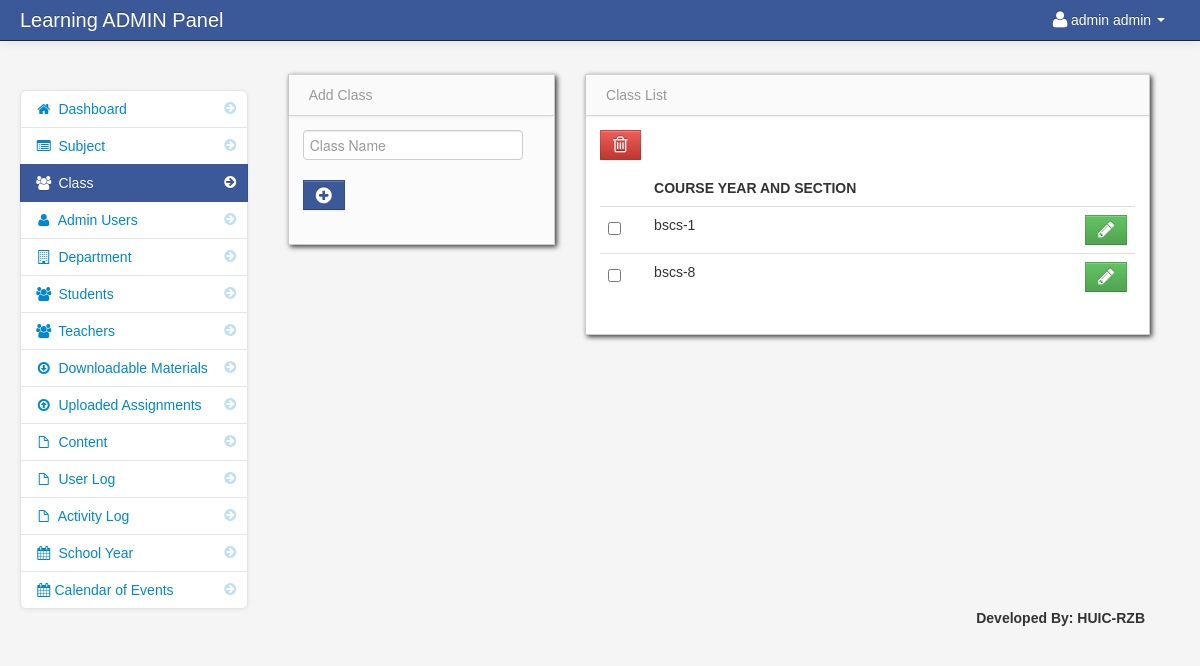
Screenshot of /admin/class.php (signed in) with the database file from the repository.
### tables this page shows
CREATE TABLE `users` (
  `user_id` int(11) NOT NULL,
  `username` varchar(100) NOT NULL,
  `password` varchar(100) NOT NULL,
  `firstname` varchar(100) NOT NULL,
  `lastname` varchar(100) NOT NULL
);

CREATE TABLE `class` (
  `class_id` int(11) NOT NULL,
  `class_name` varchar(100) NOT NULL
);

### admin/session.php (called while the page is built, shortened)
<?php
$session_id=$_SESSION['id'];
?>

### admin/class.php (the view, shortened to what this page needs)
<?php include('header.php'); ?>
<?php include('session.php'); ?>
    <body>
		<?php include('navbar.php'); ?>
        <div class="container-fluid">
            <div class="row-fluid">
				<?php include('class_sidebar.php'); ?>
				<div class="span3" id="adduser">
				<?php include('add_class.php'); ?>
				</div>
                <div class="span6" id="">
                     <div class="row-fluid">
                        <div id="block_bg" class="block">
                            <div class="navbar navbar-inner block-header">
                                <div class="muted pull-left">Class List</div>
                            </div>
                            <div class="block-content collapse in">
                                <div class="span12">
									<form action="delete_class.php" method="post">
  									<table cellpadding="0" cellspacing="0" border="0" class="table" id="example">
										<a data-toggle="modal" href="#class_delete" id="delete"  class="btn btn-danger" name=""><i class="icon-trash icon-large"></i></a>
									<thead>
										  <tr>
													<th></th>
													<th>Course Year And Section</th>
													<th></th>
										   </tr>
										</thead>
										<tbody>
										<?php
										$class_query = mysql_query("select * from class")or die(mysql_error());
										while($class_row = mysql_fetch_array($class_query)){
										$id = $class_row['class_id'];
										?>
										<tr>
											<td width="30">
											<input id="optionsCheckbox" class="uniform_on" name="selector[]" type="checkbox" value="<?php echo $id; ?>">
											</td>
											<td><?php echo $class_row['class_name']; ?></td>
											<td width="40"><a href="edit_class.php<?php echo '?id='.$id; ?>" class="btn btn-success"><i class="icon-pencil icon-large"></i> </a></td>
										</tr>
										<?php } ?>
										</tbody>
									</table>
									</form>
                                </div>
                            </div>
                        </div>
                    </div>
                </div>
            </div>
		<?php include('footer.php'); ?>
        </div>
		<?php include('script.php'); ?>
    </body>
</html>

### admin/navbar.php (shortened to what this page needs)
<div class="navbar navbar-fixed-top navbar-inverse">
          <div class="navbar-inner">
              <div class="container-fluid">
                  <span class="brand" href="#">Learning ADMIN Panel</span>
                  <div class="nav-collapse collapse">
                      <ul class="nav pull-right">
				<?php $query= mysql_query("select * from users where user_id = '$session_id'")or die(mysql_error());
						$row = mysql_fetch_array($query);
				?>
                          <li class="dropdown">
                              <a href="#" role="button" class="dropdown-toggle" data-toggle="dropdown"> <i class="icon-user icon-large"></i><?php echo $row['firstname']." ".$row['lastname'];  ?> <i class="caret"></i>
                              </a>
                          </li>
                      </ul>
                  </div>
              </div>
          </div>
      </div>

### admin/assets/styles.css (style rules this page uses)
body { padding-top: 60px; padding-bottom: 40px; background-color: #f5f5f5; }
.block { background: url("../images/pixel-60fff.png") repeat scroll 0 0 rgba(0, 0, 0, 0) !important; border: 1px solid #ccc; background: white; margin: 1em 0em; border-top: none; -webkit-box-shadow: 2px 2px 5px rgba(0, 0, 6, 0.75); -moz-box-shadow: 2px 2px 5px rgba(0, 0, 6, 0.75); box-shadow: 2px 2px 5px rgba(0, 0, 6, 0.75); }
.block-content { margin: 1em; min-height: .25em; }
.block-header { margin-bottom: 0px; border-right: none; border-left: none; -webkit-border-radius: 0px; -moz-border-radius: 0px; border-radius: 0px; }
.block-header div { padding-top: 10px; }

### rows the page displays
users: firstname "admin", lastname "admin"
class: class_name "bscs-1"
class: class_name "bscs-8"
